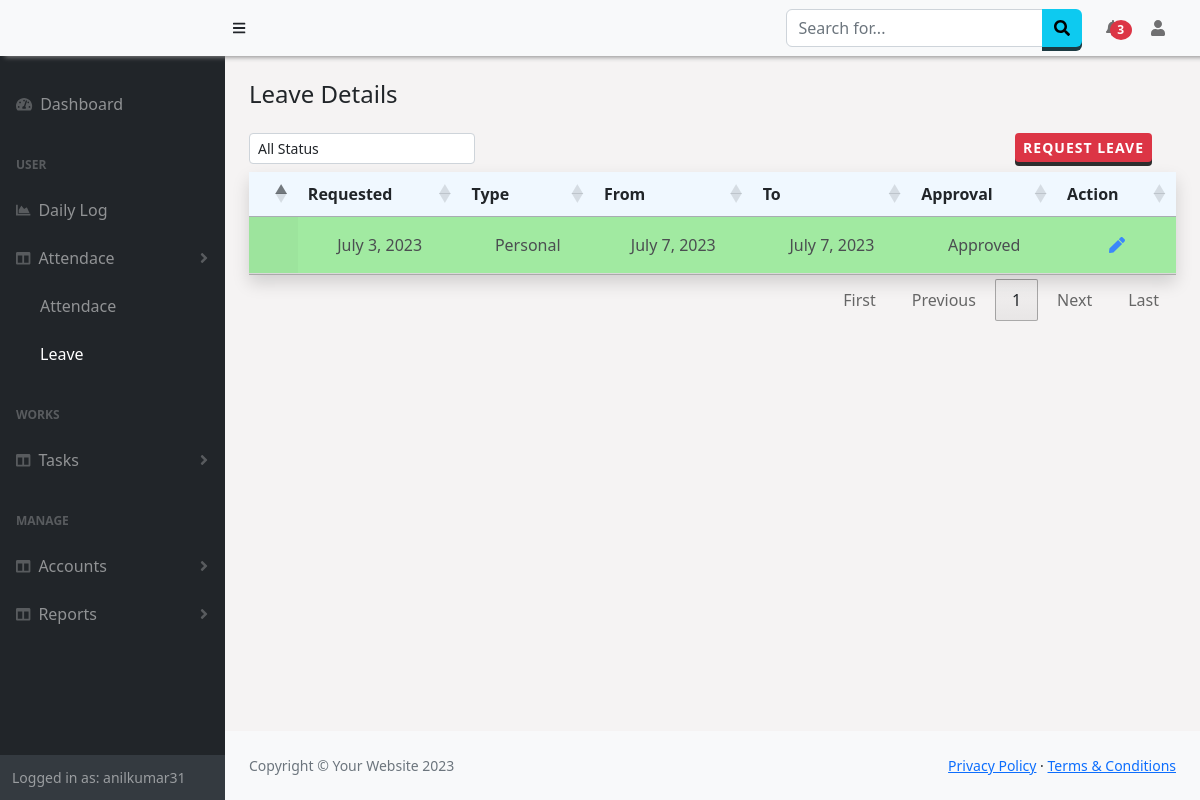
The app's page /Attendance/Leaves (signed in), older data.
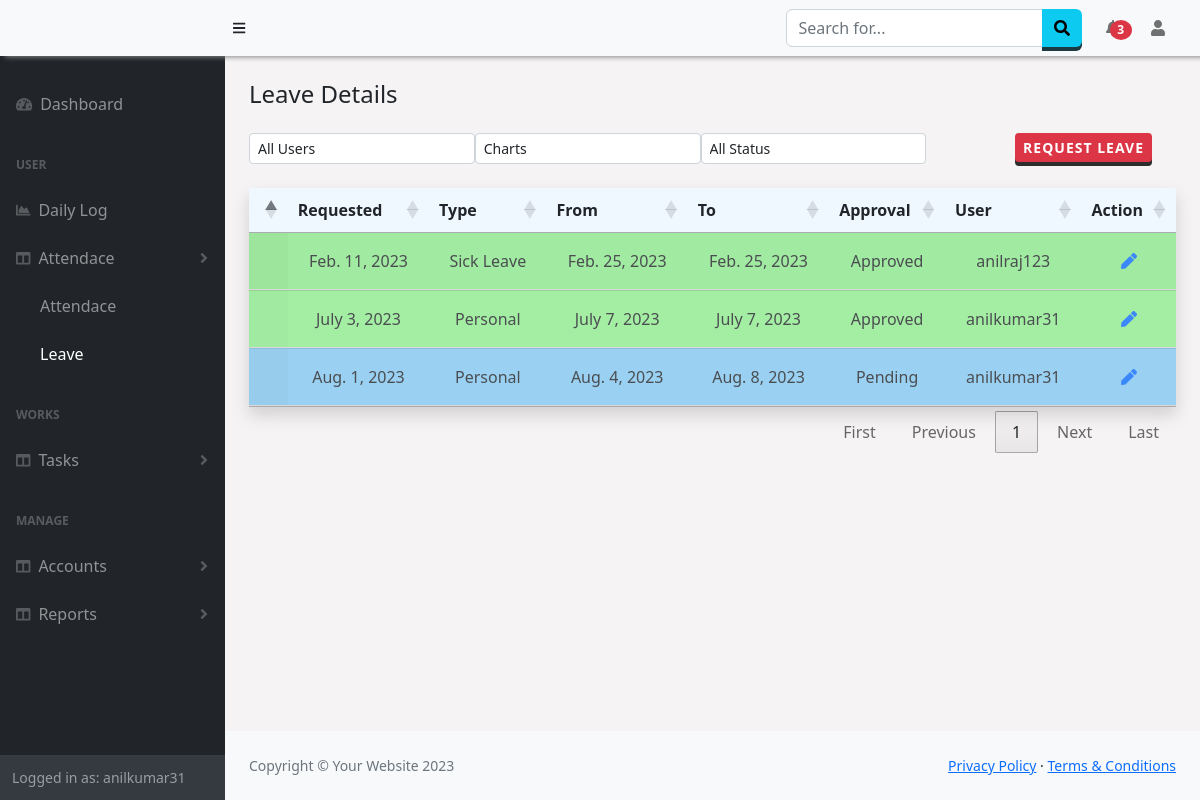
The same page, newer data.
### Attendance/models.py (models this page shows, shortened)
class Leave(models.Model):
    date =  models.DateField(auto_now_add=True,null=True)
    user = models.ForeignKey(User, null=True, on_delete= models.SET_NULL)
    type =  models.ForeignKey(LeaveType,on_delete= models.CASCADE)
    leave_from = models.DateField(null=True)
    leave_to = models.DateField(null=True)
    details = models.TextField()
    approval = models.ForeignKey(Approval, on_delete=models.CASCADE, null=True,default=2)
    approved_by = models.CharField(max_length=50,null=True)
    date_approved = models.DateTimeField(null=True,default=None)

class LeaveType(models.Model):
    name = models.CharField(max_length=50,null=True,default=None)
    days = models.IntegerField(null=True,)

class Approval(models.Model):
    name =models.CharField(max_length=50)

### Attendance/views.py (the view)
# urls.py: path('Leaves',views.getleave, name='leave'),
def getleave(request):
    usr = checkTeams(request)
    allusers =User.objects.filter(pk__in=usr[0]).values('id','username')
    all_leaves = Leave.objects.filter(user__id__in=usr[0])
    type = LeaveType.objects.all().values()
    return render(request, 'Attendance/leave.html',{'result':all_leaves,'users' :allusers,'LeaveTypes':type})

### Manager/views.py (called while the page is built)
def checkTeams(request):
    is_team = False
    if request.user.is_superuser:
        users = Employees.objects.values('user').filter(company=request.session['comp'])
        is_team=True
    else:
        is_manager = userDetails.objects.get(user__id=request.user.id)
        if is_manager.is_manager == True:
            users1 = userManager.objects.values('user').filter(manager=is_manager)
            users = User.objects.filter(Q(pk__in=users1)| Q(pk=request.user.id))
            is_team=True
        else:
            users = User.objects.filter(username=request.user.username)
        """
        if u_teams.exists():
            is_team=True
            users = TeamUsers.objects.values('user').filter(team__in=u_teams)
        else:
            users = User.objects.filter(username=request.user.username)
        """
    return users,is_team

### Attendance/templates/Attendance/leave.html (shortened to what this page needs)
{% extends "base.html" %}
{% block content %}
<div class="">
    <div>
      <div class="row">
          <div class="col-md-12">
              <div class="col-md-12 row">
                <h4 class="text-left mb-4" >Leave Details&nbsp;</h4>
                <div >
                {% if user.is_superuser or perms.Attendance.view_leave %}
                  <select class="form-control form-control-sm col-sm-2 mb-3 w-25" id="user_s" style="float:left;" onchange="getLeave()">
                    <option value="0">All Users</option>
                  </select>
                  <select class="form-control form-control-sm col-sm-2 w-25" id="chart_option" style="float:left;" onchange="selectCharts()">
                    <option value="">Charts</option>
                  </select>
                  {% endif %}
                  <select class="form-control form-control-sm col-sm-2 w-25" id="status" style="float:left;" onchange="getLeave()">
                    <option value="0">All Status</option>
                  </select>
                  <a style="float:right;" class="btn btn-sm btn-danger" type="button" data-bs-toggle="modal" data-bs-target="#leave_modal" onclick="setModal()" id="leaveRequest">Request Leave</a>
                </div>
              </div>
              <div  id="change_content" class="table-wrap table-responsive-sm mt-2" style="clear:right;">
                  <table class="table  text-center shadow display" id="leaveTable">
                    <thead>
                      <tr>
                        <th></th>
                        <th>Requested</th>
                        <th>Type</th>
                        <th>From</th>
                        <th>To</th>
                        <th>Approval</th>
                        {% if 'Attendance.change_leave' in perms %}<th>User</th>{% endif %}
                        <th>Action</th>
                      </tr>
                    </thead>
                    <tbody id="tbody_leave" style="overflow:visible !important;">
                      {% for n in result %}
                      <tr style="background-color:{% if n.approval.name == 'Pending' %}lightskyblue{% elif n.approval.name == 'Approved' %}lightgreen{% else %}antiquewhite{% endif %};">
                        <td class="p-2 details-control">
                         </td>
                        <td>{{n.date}}</td><td>{{n.type.name}}</td><td>{{n.leave_from}}</td><td>{{n.leave_to}}</td>
                        <td >{{n.approval.name}}</td>
                        {% if 'Attendance.change_leave' in perms %}
                        <td>{{n.user}}</td>
                        <td>
                          <a  id="a_detailss" onclick="updateLeave({{n.id}})">
                            <i class="fas fa-solid fa-pen text-primary"></i>
                        </a>
                        </td>
                        {% else %}
                        <td>
                          <a  href="#" id="a_detailss" onclick="updateLeave({{n.id}})">
                            <i class="fas fa-solid fa-pen text-primary"></i>
                        </a>
                        </td>
                        {% endif %}
                      </tr>
                      {% endfor%}
                    </tbody>
                  </table>
                </div>
            </div>
          <br /><br />
        </div>
    </div>
  </div>
{% endblock %}

Row changes from the older to the newer data that the page shows:
now on this page (row unchanged): Leave: date "Feb. 11, 2023", type.name "Sick Leave", leave_from "Feb. 25, 2023", leave_to "Feb. 25, 2023", approval.name "Approved", user "anilraj123"
shown differently, row unchanged: Leave "July 3, 2023": user (not shown) → "anilkumar31"
added Leave: date "Aug. 1, 2023", type.name "Personal", leave_from "Aug. 4, 2023", leave_to "Aug. 8, 2023", approval.name "Pending", user "anilkumar31"
Text that changed along with them:
form field value: (not shown) → "All Users"
form field value: (not shown) → "Charts"
text now shown: "User"
